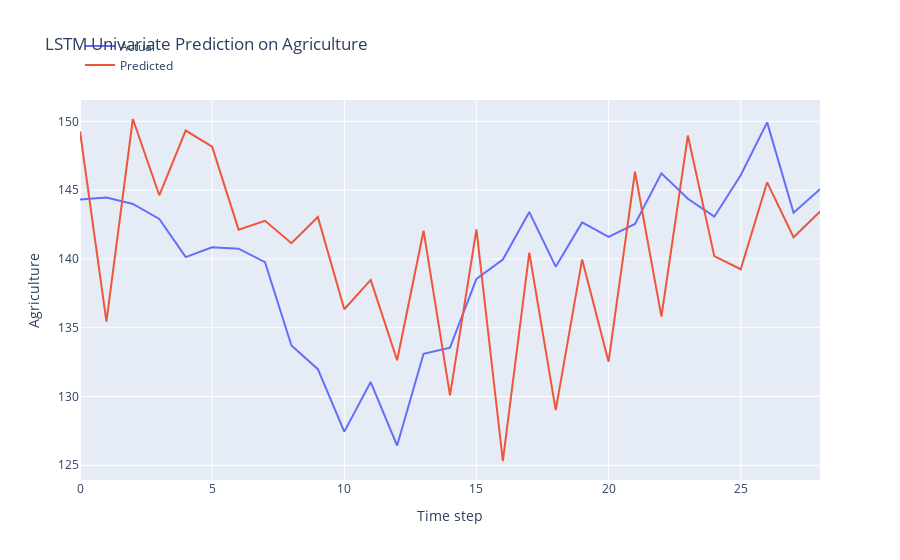

Notebook code cell kept with this figure:
### Markdown cell above
LSTM Model Development

### Code cell
n_features = 1
X_train = X_train.reshape(X_train.shape[0], X_train.shape[1], n_features)

# define model
model = Sequential()
model.add(Bidirectional(LSTM(64, activation='relu', input_shape=(n_steps, n_features), return_sequences=True)))
model.add(Dropout(0.7))
model.add(LSTM(32, activation='relu'))
model.add(Dense(1))


def r_squared(y_true, y_pred):
    SS_res =  K.sum(K.square(y_true - y_pred)) 
    SS_tot = K.sum(K.square(y_true - K.mean(y_true))) 
    return ( 1 - SS_res/(SS_tot + K.epsilon()) )

# Compile the model

from keras.optimizers import Adam

optimizer = Adam(learning_rate = 0.001, clipnorm=1.0)
model.compile(optimizer = optimizer, 
              loss = 'mse',
              metrics = [r_squared])

early_stopping = EarlyStopping(monitor='val_loss', patience=5, restore_best_weights=True)

# fit model
history = model.fit(X_train, y_train, 
          epochs = 100,
          batch_size = 32,
          verbose = 0,
          callbacks=[early_stopping],
          validation_split = 0.2,
          shuffle = False)

# Obtain the MSE and R-squared from the last epoch
last_epoch_mse = history.history['loss'][-1]
last_epoch_r_squared = history.history['r_squared'][-1]
last_epoch_mse_val = history.history['val_loss'][-1]
last_epoch_r_squared_val = history.history['val_r_squared'][-1]

# Print the MSE and R-squared
print("Mean Squared Error (MSE) from the last epoch:", last_epoch_mse)
print("R-squared from the last epoch:", last_epoch_r_squared)
print("Val Mean Squared Error (MSE) from the last epoch:", last_epoch_mse_val)
print("Val R-squared from the last epoch:", last_epoch_r_squared_val)

# plot loss and r2 score
plt.figure(figsize=(10, 6))

# Plot train loss
plt.plot(history.history['loss'], label='Train Loss')
plt.plot(history.history['val_loss'], label='Val Loss')

# Plot train R-squared score
plt.plot(history.history['r_squared'], label='Train R2')
plt.plot(history.history['val_r_squared'], label='Validation R2')

plt.title('Model Training and Validation Loss and R-squared Score')
plt.xlabel('Epochs')
plt.ylabel('Value')
plt.legend()
plt.grid(True)
plt.show()

# Evaluate the model
loss = model.evaluate(X_test, y_test)
print("MSE and R_squared:", loss)

# make prediction on test data
X_test = X_test.reshape(X_test.shape[0], X_test.shape[1], n_features)
y_pred = model.predict(X_test)

# Print the first 5 predictions and actual values
print("Predictions:")
flattened_predictions = [pred[0] for pred in y_pred[:10]]
print(flattened_predictions)
# print(y_pred[:10].tolist())
print("Actual values:")
rounded_actual_values = [round(value, len(str(prediction).split('.')[1])) for value, prediction in zip(y_test[:10], flattened_predictions)]
print(rounded_actual_values)

# plot the actual and predicted values for test data
trace1 = go.Scatter(x=np.arange(len(y_test)), y=y_test.flatten(), mode='lines', name='Actual')
trace2 = go.Scatter(x=np.arange(len(y_pred)), y=y_pred.flatten(), mode='lines', name='Predicted')

# Create layout
layout = go.Layout(
    title='LSTM Univariate Prediction on Agriculture',
    xaxis=dict(title='Time step'),
    yaxis=dict(title='Agriculture'),
    legend=dict(x=0, y=1.18)
)

# Create figure
fig = go.Figure(data=[trace1, trace2], layout=layout)

# Show plot
fig.show()

### Figure 1 — Plotly figure (JSON) as saved in the notebook; plotly's stock layout.template omitted (floating-point values rounded to 4 significant figures)
{"data": [{"mode": "lines", "name": "Actual", "type": "scatter", "x": [0, 1, 2, 3, 4, 5, 6, 7, 8, 9, 10, 11, 12, 13, 14, 15, 16, 17, 18, 19, 20, 21, 22, 23, 24, 25, 26, 27, 28], "y": [144.3, 144.5, 144.0, 142.9, 140.1, 140.8, 140.7, 139.8, 133.7, 132.0, 127.4, 131.0, 126.4, 133.1, 133.6, 138.5, 140.0, 143.4, 139.4, 142.7, 141.6, 142.5, 146.2, 144.4, 143.1, 146.1, 149.9, 143.4, 145.1]}, {"mode": "lines", "name": "Predicted", "type": "scatter", "x": [0, 1, 2, 3, 4, 5, 6, 7, 8, 9, 10, 11, 12, 13, 14, 15, 16, 17, 18, 19, 20, 21, 22, 23, 24, 25, 26, 27, 28], "y": [149.3, 135.4, 150.2, 144.6, 149.3, 148.2, 142.1, 142.8, 141.1, 143.1, 136.3, 138.5, 132.6, 142.1, 130.1, 142.1, 125.3, 140.5, 129.0, 140.0, 132.5, 146.3, 135.8, 149.0, 140.2, 139.3, 145.6, 141.6, 143.4]}], "layout": {"legend": {"x": 0, "y": 1.18}, "title": {"text": "LSTM Univariate Prediction on Agriculture"}, "xaxis": {"title": {"text": "Time step"}}, "yaxis": {"title": {"text": "Agriculture"}}}}
